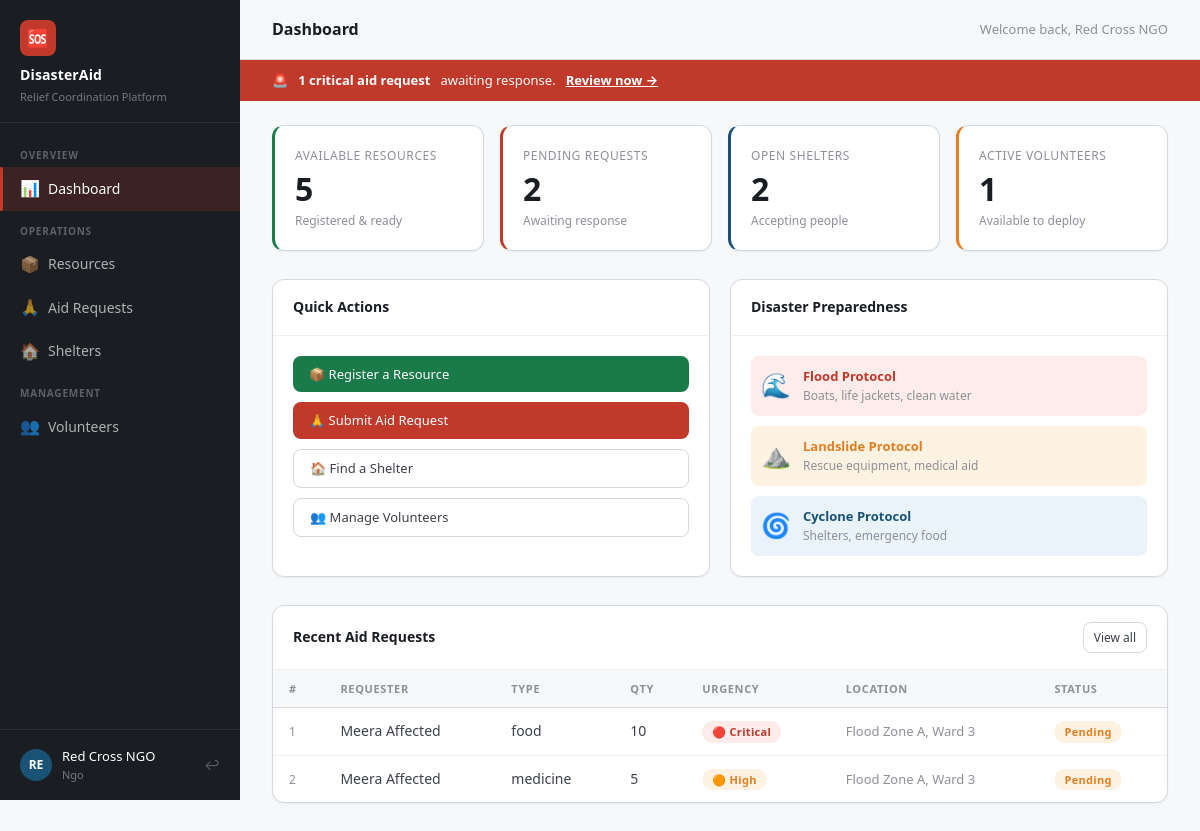
/ (signed in), run on the app's committed database.
### tables this page shows
CREATE TABLE aid_requests (
    id INTEGER PRIMARY KEY AUTOINCREMENT,
    requester_id INTEGER NOT NULL,
    resource_type TEXT NOT NULL,
    quantity_needed INTEGER NOT NULL,
    urgency TEXT DEFAULT 'medium' CHECK(urgency IN ('critical','high','medium','low')),
    location TEXT NOT NULL,
    description TEXT,
    status TEXT DEFAULT 'pending' CHECK(status IN ('pending','approved','fulfilled','rejected')),
    assigned_resource_id INTEGER,
    reviewed_by INTEGER,
    created_at TIMESTAMP DEFAULT CURRENT_TIMESTAMP,
    FOREIGN KEY(requester_id) REFERENCES users(id),
    FOREIGN KEY(assigned_resource_id) REFERENCES resources(id),
    FOREIGN KEY(reviewed_by) REFERENCES users(id)
);

CREATE TABLE users (
    id INTEGER PRIMARY KEY AUTOINCREMENT,
    name TEXT NOT NULL,
    email TEXT UNIQUE NOT NULL,
    password TEXT NOT NULL,
    role TEXT NOT NULL CHECK(role IN ('volunteer','ngo','authority','affected')),
    phone TEXT,
    location TEXT,
    created_at TIMESTAMP DEFAULT CURRENT_TIMESTAMP
);

### routes/main.py (the view)
@main_bp.route('/')
@login_required
def dashboard():
    db = get_db()
    stats = {
        'total_resources': db.execute("SELECT COUNT(*) FROM resources WHERE status='available'").fetchone()[0],
        'pending_requests': db.execute("SELECT COUNT(*) FROM aid_requests WHERE status='pending'").fetchone()[0],
        'open_shelters': db.execute("SELECT COUNT(*) FROM shelters WHERE status='open'").fetchone()[0],
        'total_volunteers': db.execute("SELECT COUNT(*) FROM volunteers WHERE availability='available'").fetchone()[0],
    }
    recent_requests = db.execute(
        '''SELECT ar.*, u.name as requester_name FROM aid_requests ar
           JOIN users u ON ar.requester_id=u.id
           ORDER BY ar.created_at DESC LIMIT 5''').fetchall()
    critical_requests = db.execute(
        "SELECT COUNT(*) FROM aid_requests WHERE urgency='critical' AND status='pending'").fetchone()[0]
    return render_template('dashboard.html', stats=stats, recent_requests=recent_requests, critical=critical_requests)

### database/db.py (called while the page is built)
def get_db():
    if 'db' not in g:
        g.db = sqlite3.connect(DATABASE)
        g.db.row_factory = sqlite3.Row
    return g.db

### routes/main.py (called while the page is built)
def login_required(f):
    @wraps(f)
    def decorated(*args, **kwargs):
        if 'user_id' not in session:
            return redirect(url_for('auth.login'))
        return f(*args, **kwargs)
    return decorated

### templates/dashboard.html (shortened to what this page needs)
{% extends 'base.html' %}
{% block page_title %}Dashboard{% endblock %}
{% block topbar_meta %}Welcome back, {{ session.user_name }}{% endblock %}
{% block content %}
{% if critical > 0 %}
<div class="critical-bar" style="margin: -28px -32px 24px;">
  🚨 <strong>{{ critical }} critical aid request{{ 's' if critical > 1 else '' }}</strong> awaiting response.
  <a href="{{ url_for('main.aid_requests') }}">Review now →</a>
</div>
{% endif %}
<div class="stats-grid">
  <div class="stat-card success">
    <div class="stat-label">Available Resources</div>
    <div class="stat-value">{{ stats.total_resources }}</div>
    <div class="stat-sub">Registered & ready</div>
  </div>
  <div class="stat-card danger">
    <div class="stat-label">Pending Requests</div>
    <div class="stat-value">{{ stats.pending_requests }}</div>
    <div class="stat-sub">Awaiting response</div>
  </div>
  <div class="stat-card info">
    <div class="stat-label">Open Shelters</div>
    <div class="stat-value">{{ stats.open_shelters }}</div>
    <div class="stat-sub">Accepting people</div>
  </div>
  <div class="stat-card warning">
    <div class="stat-label">Active Volunteers</div>
    <div class="stat-value">{{ stats.total_volunteers }}</div>
    <div class="stat-sub">Available to deploy</div>
  </div>
</div>
<div style="display:grid; grid-template-columns: 1fr 1fr; gap: 20px; margin-bottom: 28px;">
  <div class="card">
    <div class="card-header">
      <h3>Quick Actions</h3>
    </div>
    <div class="card-body" style="display:flex; flex-direction:column; gap:10px;">
      {% if session.user_role != 'affected' %}
      <a href="{{ url_for('main.add_resource') }}" class="btn btn-success">📦 Register a Resource</a>
      {% endif %}
      <a href="{{ url_for('main.new_request') }}" class="btn btn-primary">🙏 Submit Aid Request</a>
      <a href="{{ url_for('main.shelters') }}" class="btn btn-secondary">🏠 Find a Shelter</a>
      {% if session.user_role in ['authority','ngo'] %}
      <a href="{{ url_for('main.volunteers') }}" class="btn btn-secondary">👥 Manage Volunteers</a>
      {% endif %}
    </div>
  </div>
  <div class="card">
    <div class="card-header">
      <h3>Disaster Preparedness</h3>
    </div>
    <div class="card-body">
      <div style="display:flex; flex-direction:column; gap:10px;">
        <div style="display:flex; align-items:center; gap:12px; padding:10px; background:var(--red-lt); border-radius:8px;">
          <span style="font-size:24px;">🌊</span>
          <div><div style="font-weight:600; font-size:13px; color:var(--red);">Flood Protocol</div>
          <div style="font-size:12px; color:var(--gray-400);">Boats, life jackets, clean water</div></div>
        </div>
        <div style="display:flex; align-items:center; gap:12px; padding:10px; background:var(--orange-lt); border-radius:8px;">
          <span style="font-size:24px;">⛰️</span>
          <div><div style="font-weight:600; font-size:13px; color:var(--orange);">Landslide Protocol</div>
          <div style="font-size:12px; color:var(--gray-400);">Rescue equipment, medical aid</div></div>
        </div>
        <div style="display:flex; align-items:center; gap:12px; padding:10px; background:var(--blue-lt); border-radius:8px;">
          <span style="font-size:24px;">🌀</span>
          <div><div style="font-weight:600; font-size:13px; color:var(--blue);">Cyclone Protocol</div>
          <div style="font-size:12px; color:var(--gray-400);">Shelters, emergency food</div></div>
        </div>
      </div>
    </div>
  </div>
</div>
<div class="card">
  <div class="card-header">
    <h3>Recent Aid Requests</h3>
    <a href="{{ url_for('main.aid_requests') }}" class="btn btn-secondary btn-sm">View all</a>
  </div>
  <div class="table-wrap">
    <table>
      <thead>
        <tr>
          <th>#</th>
          <th>Requester</th>
          <th>Type</th>
          <th>Qty</th>
          <th>Urgency</th>
          <th>Location</th>
          <th>Status</th>
        </tr>
      </thead>
      <tbody>
        {% for r in recent_requests %}
        <tr>
          <td style="color:var(--gray-400); font-size:12px;">{{ r.id }}</td>
          <td style="font-weight:500;">{{ r.requester_name }}</td>
          <td>{{ r.resource_type }}</td>
          <td>{{ r.quantity_needed }}</td>
          <td>
            {% if r.urgency == 'critical' %}<span class="badge badge-danger">🔴 Critical</span>
            {% elif r.urgency == 'high' %}<span class="badge badge-warning">🟠 High</span>
            {% elif r.urgency == 'medium' %}<span class="badge badge-info">🔵 Medium</span>
            {% else %}<span class="badge badge-gray">🟢 Low</span>{% endif %}
          </td>
          <td style="font-size:13px; color:var(--gray-400);">{{ r.location }}</td>
          <td>
            {% if r.status == 'pending' %}<span class="badge badge-warning">Pending</span>
            {% elif r.status == 'approved' %}<span class="badge badge-info">Approved</span>
            {% elif r.status == 'fulfilled' %}<span class="badge badge-success">Fulfilled</span>
            {% else %}<span class="badge badge-danger">Rejected</span>{% endif %}
          </td>
        </tr>
        {% else %}
        <tr><td colspan="7" style="text-align:center; color:var(--gray-400); padding:24px;">No requests yet.</td></tr>
        {% endfor %}
      </tbody>
    </table>
  </div>
</div>
{% endblock %}

### static/css/style.css (style rules this page uses)
*, *::before, *::after { box-sizing: border-box; margin: 0; padding: 0; }
:root { --red: #C0392B; --red-lt: #FDECEA; --orange: #E67E22; --orange-lt: #FEF3E2; --green: #1A7A4A; --green-lt:#E8F5EE; --blue: #1A5276; --blue-lt: #EAF2FB; --gray-50: #F7F8FA; --gray-100:#EEF0F3; --gray-200:#D5D8DC; --gray-400:#8E9097; --gray-700:#3D4148; --gray-900:#1A1D22; --white: #FFFFFF; --font: 'Segoe UI', system-ui, -apple-system, sans-serif; --radius: 8px; --radius-lg: 12px; --shadow: 0 1px 3px rgba(0,0,0,.08), 0 4px 12px rgba(0,0,0,.05); --shadow-sm: 0 1px 2px rgba(0,0,0,.06); --sidebar-w: 240px; --header-h: 60px; }
body { font-family: var(--font); background: var(--gray-50); color: var(--gray-700); font-size: 15px; line-height: 1.6; }
.card { background: var(--white); border-radius: var(--radius-lg); border: 1px solid var(--gray-200); box-shadow: var(--shadow-sm); }
.card-header { padding: 16px 20px; border-bottom: 1px solid var(--gray-100); display: flex; align-items: center; justify-content: space-between; }
.card-header h3 { font-size: 14px; font-weight: 600; color: var(--gray-900); }
.card-body { padding: 20px; }
.stats-grid { display: grid; grid-template-columns: repeat(4, 1fr); gap: 16px; margin-bottom: 28px; }
.stat-card { background: var(--white); border-radius: var(--radius-lg); border: 1px solid var(--gray-200); padding: 20px; box-shadow: var(--shadow-sm); }
.stat-card .stat-label { font-size: 12px; color: var(--gray-400); font-weight: 500; text-transform: uppercase; letter-spacing: .05em; margin-bottom: 8px; }
.stat-card .stat-value { font-size: 32px; font-weight: 700; color: var(--gray-900); line-height: 1; }
.stat-card .stat-sub { font-size: 12px; color: var(--gray-400); margin-top: 6px; }
.stat-card.danger { border-left: 3px solid var(--red); }
.stat-card.warning { border-left: 3px solid var(--orange); }
.stat-card.success { border-left: 3px solid var(--green); }
.stat-card.info { border-left: 3px solid var(--blue); }
.table-wrap { overflow-x: auto; }
table { width: 100%; border-collapse: collapse; font-size: 14px; }
thead th { padding: 10px 16px; text-align: left; font-size: 11px; font-weight: 600; text-transform: uppercase; letter-spacing: .06em; color: var(--gray-400); background: var(--gray-50); border-bottom: 1px solid var(--gray-200); }
tbody tr { border-bottom: 1px solid var(--gray-100); }
tbody tr:last-child { border-bottom: none; }
tbody td { padding: 12px 16px; color: var(--gray-700); vertical-align: middle; }
.badge { display: inline-block; padding: 2px 10px; border-radius: 20px; font-size: 11px; font-weight: 600; letter-spacing: .03em; }
.badge-warning { background: var(--orange-lt); color: var(--orange); }
.badge-danger { background: var(--red-lt); color: var(--red); }
.btn { display: inline-flex; align-items: center; gap: 6px; padding: 8px 16px; border-radius: var(--radius); border: none; font-size: 13px; font-weight: 500; cursor: pointer; text-decoration: none; transition: all .15s; white-space: nowrap; }
.btn-primary { background: var(--red); color: #fff; }
.btn-secondary { background: var(--white); color: var(--gray-700); border: 1px solid var(--gray-200); }
.btn-success { background: var(--green); color: #fff; }
.btn-sm { padding: 5px 10px; font-size: 12px; }
.critical-bar { background: var(--red); color: #fff; padding: 10px 32px; font-size: 13px; font-weight: 500; display: flex; align-items: center; gap: 10px; }
.critical-bar a { color: #fff; font-weight: 700; }

### data on the page
aid_requests: id "1", requester_name "Meera Affected", resource_type "food", quantity_needed "10", urgency "🔴 Critical", location "Flood Zone A, Ward 3", status "Pending"
aid_requests: id "2", requester_name "Meera Affected", resource_type "medicine", quantity_needed "5", urgency "🟠 High", location "Flood Zone A, Ward 3", status "Pending"

### other printed values
{{ session.user_name[:2].upper() }} "RE"
{{ session.user_name }} "Red Cross NGO"
{{ session.user_role }} "Ngo"
{{ critical }} "1"
{{ stats.total_resources }} "5"
{{ stats.pending_requests }} "2"
{{ stats.open_shelters }} "2"
{{ stats.total_volunteers }} "1"
